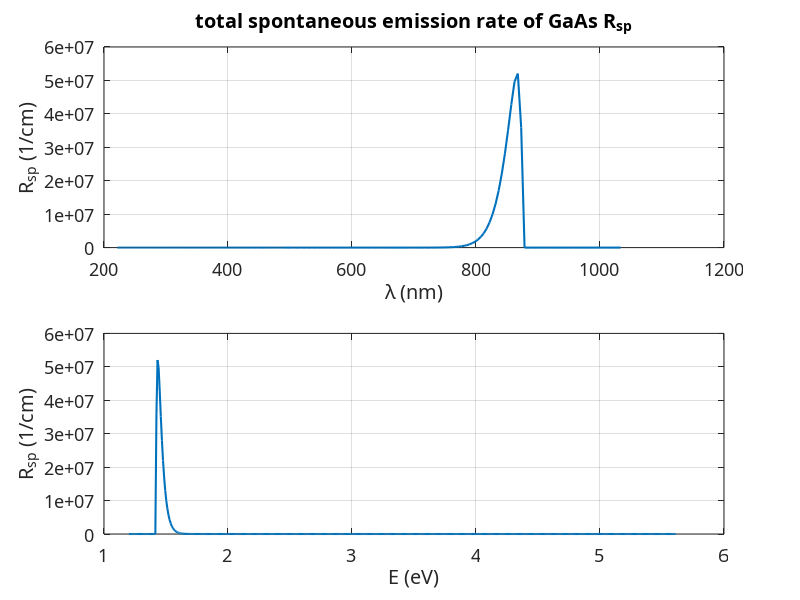

MATLAB code to generate this figure:
clc;
clear;
close all;
format long;
set(0,'DefaultAxesFontName', 'Latex');
set(0,'DefaultAxesFontSize', 13);

%% Loading data
data = importdata('GaAs2.txt');
lambda = data(:,1);
lambda = lambda.*1e-6; %m
n = data(:,2);
k = data(:,3);
m0=9.11e-31;
q=1.6e-19;
eps0=8.854e-12;


%% physical constants
me      = 0.063*m0;
mh      = 0.5*m0;
mr      = me*mh/(me+mh);
h=6.624e-34;
hcut=h/(2*pi);
c=3e8;
Eg=1.42*q;
fcv     = 23*q;
fcvf    = fcv/1000;
kB      = 1.38e-23;
eps     = 12.9*eps0;
T = 300; 

%% Numerically calculate the total spontaneous emission rate
E       = h*c./lambda;

% allowed transition
% nr for fixed refractive index
% n for dispersion 
alpha   = q^2*sqrt(m0)./(4*pi*hcut^2*eps*c.*n) ...
            .*(2*mr/m0)^1.5 .*(fcv./E).*sqrt((E-Eg));   
alpha = real(alpha);
P = alpha .* (c./n);
phi = 8*pi.*(E/h).^3.*n.^3./c^3   .*  (1./(exp(E/(kB*T)) - 1));

rsp = P.*phi;

figure(1);
subplot(211)
plot(lambda/1e-9,real(rsp)/100,'Linewidth', 1.5);
xlabel('\lambda (nm)');
ylabel('R_{sp} (1/cm)');
title("total spontaneous emission rate of GaAs R_{sp}");
grid on;

subplot(212)
plot(E/q,real(rsp)/100,'Linewidth', 1.5)
xlabel('E (eV)');
ylabel('R_{sp} (1/cm)');
grid on;


% %% Experimental comparison
% % Experimental spectra from k
% alpha_exp   = 4*pi*k./lambda;   
% 
% alpha_exp = real(alpha_exp);
% P = alpha_exp .* (c./n);
% phi = 8*pi.*(E/h).^3.*n.^3./c^3   .*  (1./(exp(E/(kB*T)) - 1));
% 
% 
% 
% rsp = P.*phi;
% 
% 
% figure(2);
% subplot(211);
% plot(lambda/1e-9,real(rsp)/100,'Linewidth', 1.5);
% xlabel('\lambda (nm)');
% ylabel('R_{sp} (1/cm)');
% title('alpha = 4\pi k/\lambda');
% grid on;
% 
% 
% subplot(212)
% plot(E/q,real(rsp)/100,'Linewidth', 1.5)
% xlabel('E (eV)');
% ylabel('R_{sp} (1/cm)');
% grid on;
% 
% 
% 
% %% Rsp for different Temperature
% %  interp1(E,alpha,,method)
% 
% nr      = mean(n);   
% Ts = 200:10:250;
% A = 0.54/1000;
% B = 204;
% lambda = linspace(200,1000,10000)*1e-9;
% E_ = h*c./lambda;
% 
% figure(3);
% for T = Ts
%     
%     Eg_ = (1.519 - A*T^2/(B+T))*q;
%     alpha = q^2*sqrt(m0)./(4*pi*hcut^2*eps*c.*nr) ...
%             .*(2*mr/m0)^1.5 .*(fcv./E_).*sqrt((E_-Eg_));
%     P = alpha .* (c./nr);
%     phi = 8*pi.*(E_/h).^3.*nr.^3./(c^3*exp(E_/(kB*T)) - 1);
%     rsp = P.*phi;
%     plot(lambda/1e-9,real(rsp)/100,'DisplayName',...
%         sprintf('T = %d',T));
%     hold on
% end
% xlabel('\lambda (nm)');
% ylabel('R_{sp} (1/cm)');
% title('Dispersive n');



